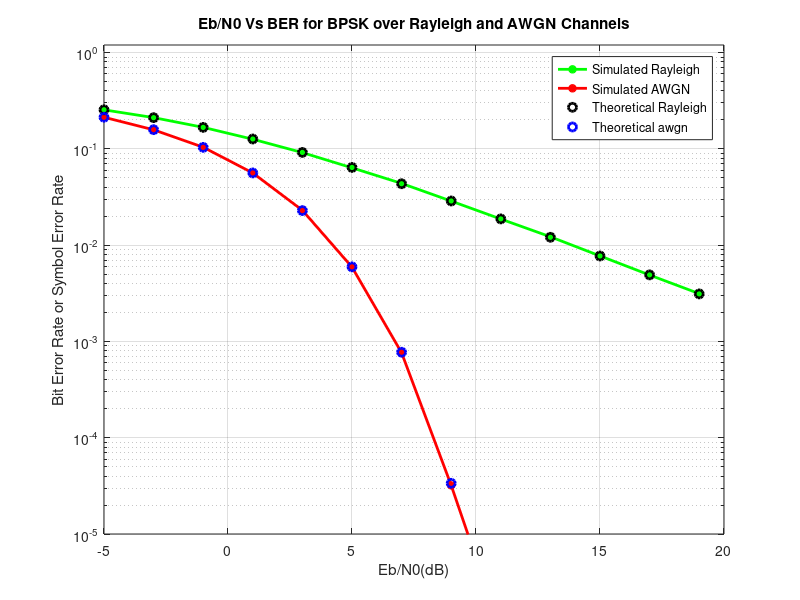

MATLAB code to generate this figure:
% Vs  Eb/N0BER for BPSK Modulation over Rayleigh Channel and AWGN
clc;clear;
N=10^6; %Number of BPSK symbols to transmit
d=rand(1,N)>0.5; %binary data
x=2*d-1; %BPSK symbols 0->-1, 1->1
EbN0dB=-5:2:20; %Range of Eb/N0 values
simBER_rayleigh=zeros(1,length(EbN0dB));
simBER_awgn=zeros(1,length(EbN0dB));
for i=1:length(EbN0dB)
    noise=1/sqrt(2)*(randn(1,N)+1i*randn(1,N)); %AWGN noise with mean=0 var=1
    h=1/sqrt(2)*(randn(1,N)+1i*randn(1,N)); %Rayleigh Flat Fading factor- single tap
    n = noise*10^(-EbN0dB(i)/20); %Scaling the noise for required Eb/N0
    y_awgn=x+n; %received signal through AWGN channel
    y_rayleigh=h.*x+n; %received signal through Rayleigh channel
    %Coherent Receiver for Rayleigh Channel
    y_rayleigh_cap=y_rayleigh./h; %Assuming that h is known at the signal accurately
    r_rayleigh=real(y_rayleigh_cap)>0; %received symbols = 1 is real part > 0 or else it is 0
    %Receiver for AWGN channel
    r_awgn=real(y_awgn)>0;
    simBER_rayleigh(i)=sum(xor(d,r_rayleigh));
    simBER_awgn(i)=sum(xor(d,r_awgn));
end
simBER_rayleigh=simBER_rayleigh/N;
simBER_awgn=simBER_awgn/N;
%Theoretical BER;
figure(1)
EbN0=10.^(EbN0dB/10); %Eb/N0 in Linear Scale
theoretical_rayleigh=0.5*(1-sqrt(EbN0./(1+EbN0)));
theoretical_awgn=0.5*erfc(sqrt(EbN0));
semilogy(EbN0dB,simBER_rayleigh,'g*-','LineWidth',2);hold on;
semilogy(EbN0dB,simBER_awgn,'r*-','LineWidth',2);hold on;
semilogy(EbN0dB,theoretical_rayleigh,'ko','LineWidth',2); hold on
semilogy(EbN0dB,theoretical_awgn,'bo','LineWidth',2);grid on;
axis([-5 20 10^-5 1.2]);
legend('Simulated Rayleigh','Simulated AWGN','Theoretical Rayleigh','Theoretical awgn');
title('Eb/N0 Vs BER for BPSK over Rayleigh and AWGN Channels');
xlabel('Eb/N0(dB)');
ylabel('Bit Error Rate or Symbol Error Rate');